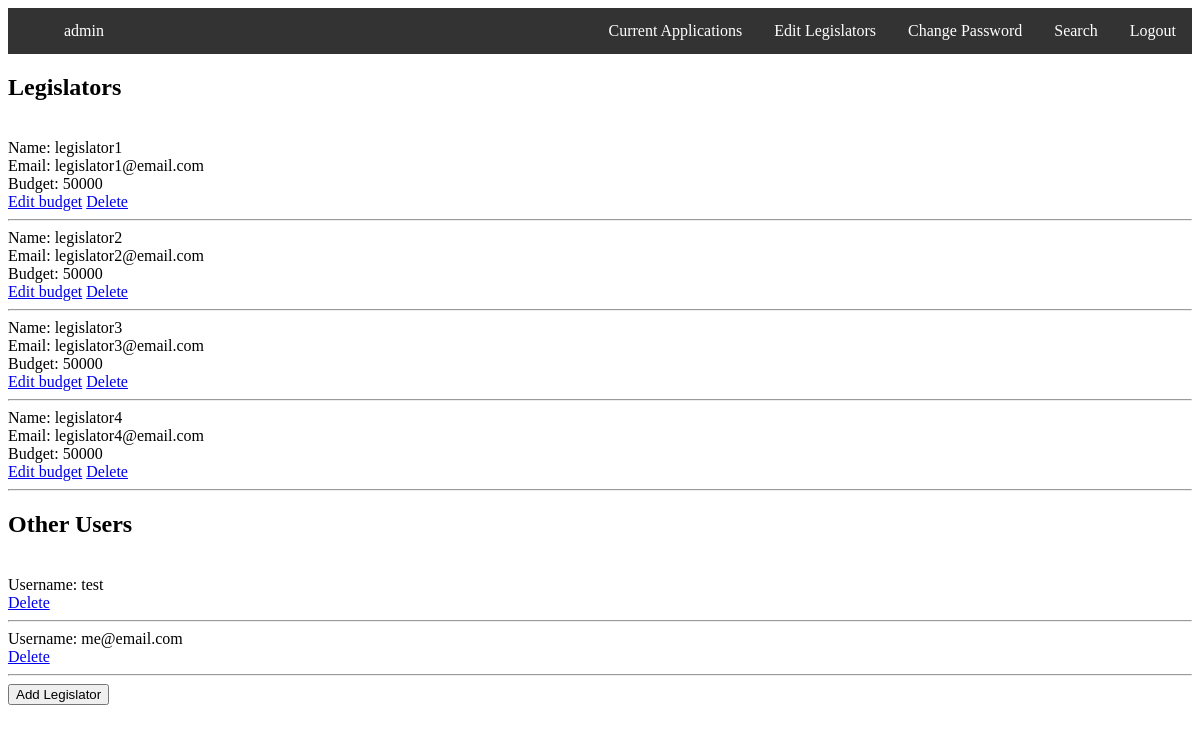
Before: /html/user/editLegislators.php (signed in) with the older database file.
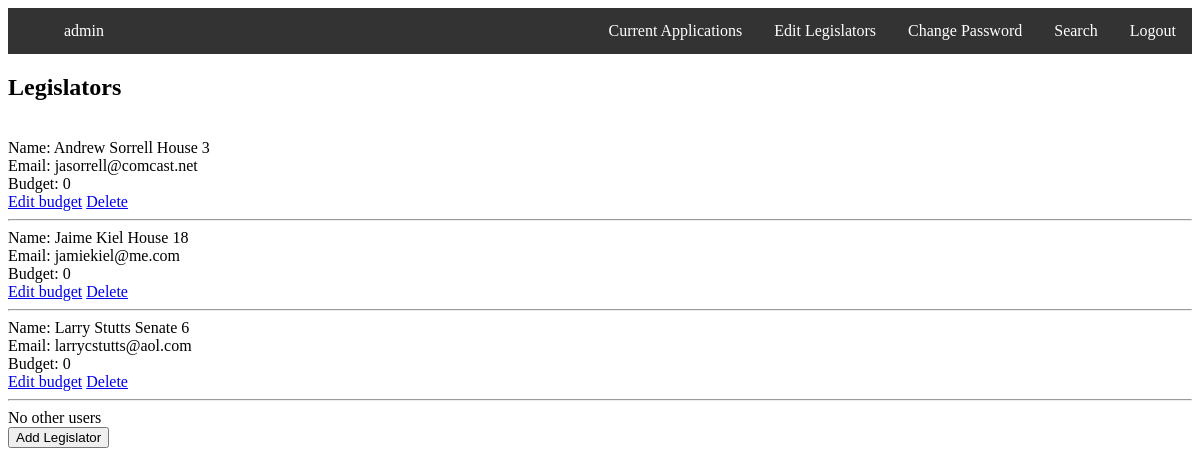
After: the same page with the newer database file.
### tables this page shows
CREATE TABLE `Legislators` (
  `name` varchar(30) NOT NULL,
  `email` varchar(80) DEFAULT NULL,
  `budget` double DEFAULT NULL
);

CREATE TABLE `users` (
  `id` int(11) NOT NULL,
  `username` varchar(255) NOT NULL,
  `password` varchar(255) NOT NULL
);

### html/user/editLegislators.php (the view, shortened to what this page needs)
<?php
require 'dbconnect.php';
echo <<<EOL
<html>
    <head>
        <meta charset="UTF-8">
        <title>Login</title>
        <link rel='stylesheet' type='text/css' href='adminStyle.css'>
        <script>
            function addLeg() {
                if(document.getElementById('addLegForm').hidden == false) {
                    document.getElementById('addLegForm').hidden = true;
                } else {
                document.getElementById('addLegForm').hidden = false;
                }
            }
    </script>
    </head>
    <body>
EOL;
require "nav_bar.php";
$sql = "SELECT * FROM `Legislators`";
$result = $conn->query($sql);
if ($result->num_rows > 0) {
    echo "<h2>Legislators</h2><br>";
    while ($row = $result->fetch_assoc()) {
        $email = $row['email'];
        echo "Name: {$row['name']}<br>";
        echo "Email: {$row['email']}<br>";
        echo "Budget: {$row['budget']}<br>";
        echo "<a href='updateBudget.php?email=$email'>Edit budget</a> ";
        echo "<a href='deleteUser.php?email=$email'>Delete</a><br><hr>";
    }
} else {
    echo "No current Legislators";
}
$sql = "SELECT * FROM `users` WHERE username NOT IN (SELECT username FROM `users` INNER JOIN Legislators on users.username=Legislators.email) AND username <> 'admin'";
$result = $conn->query($sql);
if ($result->num_rows > 0) {
    echo "<h2>Other Users</h2><br>";
    while ($row = $result->fetch_assoc()) {
        $username = $row['username'];
        echo "Username: $username<br>";
        echo "<a href='deleteUser.php?email=$username'>Delete</a><br><hr>";
    }
} else {
    echo "No other users";
}
echo "<button onclick='addLeg()'>Add Legislator</button>";
echo <<<EOL
<div id='addLegForm' hidden>
    <form action='insertLegislator.php' method='POST'>
        Name: <input name='name' type='text'><br>
        Budget: <input name='budget' type='number'><br>
        Email: <input name='email' type='email'><br>
        Password: <input name='password' type='password'><br>
        Repeat Password: <input name='repeat' type='password'><br>
        Add as Legislator?
            <select name='isLeg'>
                <option value='yes'>Yes</option>
                <option value='no'>No</option>
``          </select></br>
        <input type='submit' value='Submit'><br>
    </form>
</div><br>
EOL;
echo "</body></html>";

### html/user/nav_bar.php (shortened to what this page needs)
<?php
$user = $_SESSION['user'];
echo "<ul>"
. "<li style='float:left;color:white;padding:14px 16px'>$user</li>"
. "<li style='float:right'><a href='logout.php'>Logout</li></a>"
. "<li style='float:right'><a href='search.php'>Search</li></a>"
. "<li style='float:right'><a href='changePassword.php'>Change Password</li></a>";
echo ($_SESSION['user'] == 'admin') ? "<li style='float:right'><a href='editLegislators.php'>Edit Legislators</li></a>" : "";
echo "<li style='float:right'><a href='showApplications.php'>Current Applications</li></a></ul>";

### html/user/adminStyle.css (style rules this page uses)
ul { list-style-type: none; overflow: hidden; background-color: #333; }
li { float: right; }
li a { display: block; color: white; text-decoration: none; padding: 14px 16px; }

Changed rows visible on the page:
removed legislators: name "legislator1", email "legislator1@email.com", budget "50000"
removed legislators: name "legislator2", email "legislator2@email.com", budget "50000"
removed legislators: name "legislator3", email "legislator3@email.com", budget "50000"
removed legislators: name "legislator4", email "legislator4@email.com", budget "50000"
removed users: username "test"
removed users: username "me@email.com"
added legislators: name "Andrew Sorrell House 3", email "jasorrell@comcast.net", budget "0"
added legislators: name "Jaime Kiel House 18", email "jamiekiel@me.com", budget "0"
added legislators: name "Larry Stutts Senate 6", email "larrycstutts@aol.com", budget "0"
Other visible differences:
text no longer shown: "Other Users"
text now shown: "No other users"
